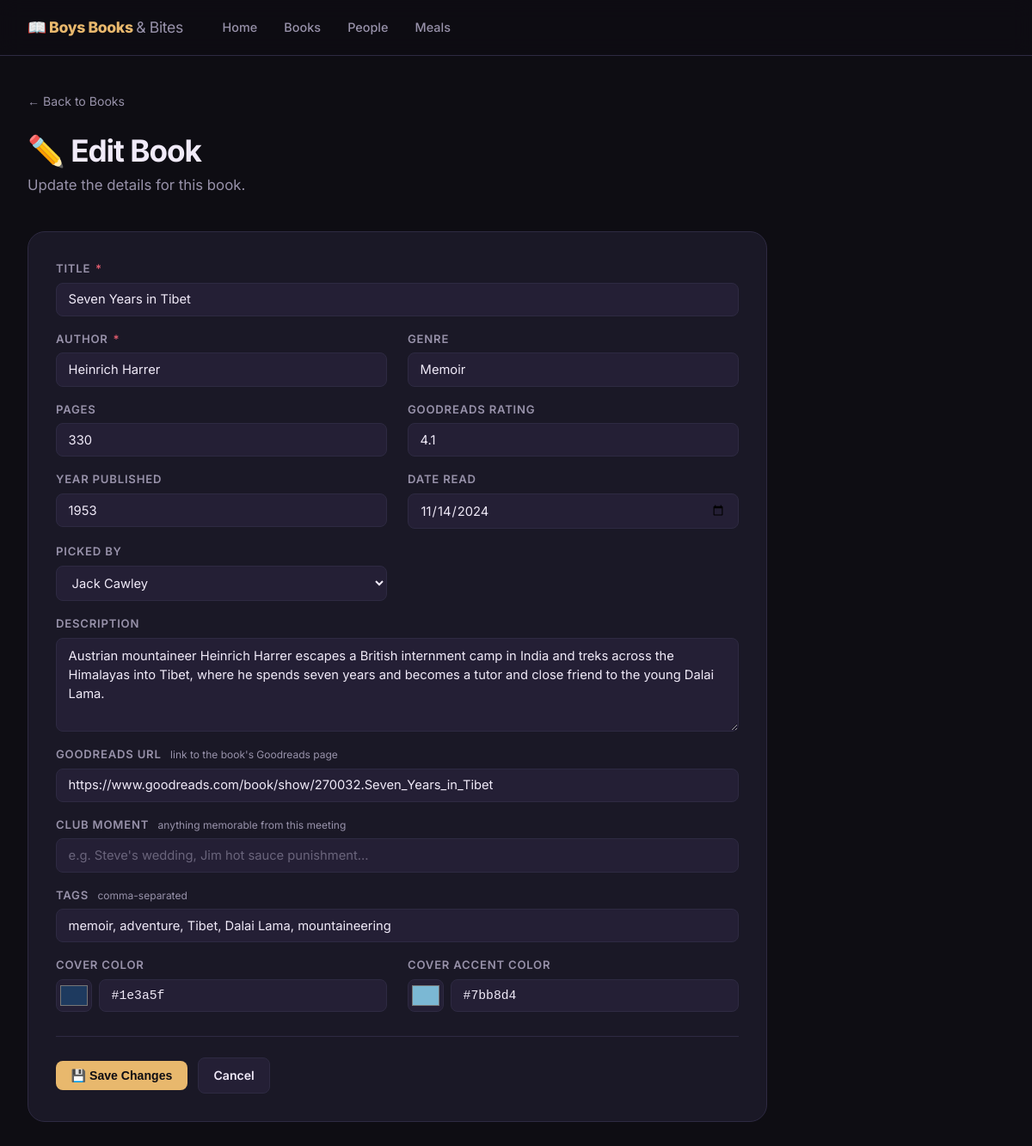
/books/1/edit, run on the app's committed database.
### tables this page shows
CREATE TABLE books (
    id               INTEGER PRIMARY KEY AUTOINCREMENT,
    title            TEXT NOT NULL,
    author           TEXT    DEFAULT '',
    genre            TEXT    DEFAULT '',
    pages            INTEGER DEFAULT 0,
    goodreads_rating REAL    DEFAULT 0,
    year_published   INTEGER DEFAULT 0,
    date_read        TEXT    DEFAULT '',
    selected_by      INTEGER REFERENCES members(id) ON DELETE SET NULL,
    description      TEXT    DEFAULT '',
    cover_color      TEXT    DEFAULT '#444444',
    cover_accent     TEXT    DEFAULT '#888888',
    tags             TEXT    DEFAULT '[]',
    event_note       TEXT    DEFAULT '',
    goodreads_url    TEXT    DEFAULT '',
    cover_img        TEXT    DEFAULT ''
);

### app.py (the view, shortened to what this page needs)
@app.route("/books/<int:book_id>/edit", methods=["GET", "POST"])
def book_edit(book_id):
    book = get_book(book_id)
    if not book:
        abort(404)
    return render_template("book_form.html", book=book, members=get_all_members(),
                           action=url_for("book_edit", book_id=book_id))

### app.py (called while the page is built)
def get_db():
    if "db" not in g:
        g.db = sqlite3.connect(DATABASE)
        g.db.row_factory = sqlite3.Row
        g.db.execute("PRAGMA foreign_keys = ON")
    return g.db

def to_dict(r):
    if r is None:
        return None
    d = dict(r)
    for field in ("tags", "fun_facts", "quotes"):
        try:
            d[field] = json.loads(d[field] or "[]")
        except Exception:
            d[field] = []
    if "recipe" in d:
        try:
            d["recipe"] = json.loads(d["recipe"]) if d["recipe"] else None
        except Exception:
            d["recipe"] = None
    return d

def to_dicts(rs):
    return [to_dict(r) for r in rs]

def get_book(bid):
    if not bid:
        return None
    return to_dict(get_db().execute("SELECT * FROM books WHERE id=?", (bid,)).fetchone())

def get_all_members():
    return to_dicts(get_db().execute("SELECT * FROM members ORDER BY name").fetchall())

@app.context_processor
def template_helpers():
    def avatar_url(member, bg="1a1826"):
        if not member:
            return f"https://api.dicebear.com/9.x/fun-emoji/svg?seed=default&backgroundColor={bg}"
        img = member.get("avatar_img") if isinstance(member, dict) else None
        if img:
            return url_for("static", filename=f"avatars/{img}")
        seed = member.get("avatar_seed") or member.get("name", "default")
        return f"https://api.dicebear.com/9.x/fun-emoji/svg?seed={seed}&backgroundColor={bg}"
    return dict(avatar_url=avatar_url)

### templates/book_form.html (shortened to what this page needs)
{% extends "base.html" %}
{% block content %}
<a href="{{ url_for('books') }}" class="back-link">← Back to Books</a>
<div class="page-header">
  <h1>{{ '✏️ Edit Book' if book else '📚 Add a Book' }}</h1>
  <p>{{ 'Update the details for this book.' if book else 'Add a new book to the club\'s reading list.' }}</p>
</div>
<form method="post" action="{{ action }}" class="form-card">
  <div class="form-grid">
    <div class="form-group form-full">
      <label for="title">Title <span class="required">*</span></label>
      <input id="title" class="form-control" type="text" name="title" required
             value="{{ book.title if book else '' }}" placeholder="e.g. The Name of the Wind" />
    </div>
    <div class="form-group">
      <label for="author">Author <span class="required">*</span></label>
      <input id="author" class="form-control" type="text" name="author" required
             value="{{ book.author if book else '' }}" placeholder="e.g. Patrick Rothfuss" />
    </div>
    <div class="form-group">
      <label for="genre">Genre</label>
      <input id="genre" class="form-control" type="text" name="genre"
             value="{{ book.genre if book else '' }}" placeholder="e.g. Fantasy" />
    </div>
    <div class="form-group">
      <label for="pages">Pages</label>
      <input id="pages" class="form-control" type="number" name="pages" min="1"
             value="{{ book.pages if book else '' }}" placeholder="e.g. 662" />
    </div>
    <div class="form-group">
      <label for="goodreads_rating">Goodreads Rating</label>
      <input id="goodreads_rating" class="form-control" type="number" name="goodreads_rating"
             min="0" max="5" step="0.01"
             value="{{ book.goodreads_rating if book else '' }}" placeholder="e.g. 4.25" />
    </div>
    <div class="form-group">
      <label for="year_published">Year Published</label>
      <input id="year_published" class="form-control" type="number" name="year_published"
             value="{{ book.year_published if book else '' }}" placeholder="e.g. 2021" />
    </div>
    <div class="form-group">
      <label for="date_read">Date Read</label>
      <input id="date_read" class="form-control" type="date" name="date_read"
             value="{{ book.date_read if book else '' }}" />
    </div>
    <div class="form-group">
      <label for="selected_by">Picked By</label>
      <select id="selected_by" class="form-control" name="selected_by">
        {% for m in members %}
        <option value="{{ m.id }}" {{ 'selected' if book and book.selected_by == m.id else '' }}>
          {{ m.name }}
        </option>
        {% endfor %}
      </select>
    </div>
    <div class="form-group form-full">
      <label for="description">Description</label>
      <textarea id="description" class="form-control" name="description" rows="4"
                placeholder="A brief description of the book...">{{ book.description if book else '' }}</textarea>
    </div>
    <div class="form-group form-full">
      <label for="goodreads_url">Goodreads URL <span class="form-hint">link to the book's Goodreads page</span></label>
      <input id="goodreads_url" class="form-control" type="url" name="goodreads_url"
             value="{{ book.goodreads_url if book else '' }}"
             placeholder="https://www.goodreads.com/book/show/..." />
    </div>
    <div class="form-group form-full">
      <label for="event_note">Club Moment <span class="form-hint">anything memorable from this meeting</span></label>
      <input id="event_note" class="form-control" type="text" name="event_note"
             value="{{ book.event_note if book else '' }}"
             placeholder="e.g. Steve's wedding, Jim hot sauce punishment..." />
    </div>
    <div class="form-group form-full">
      <label for="tags">Tags <span class="form-hint">comma-separated</span></label>
      <input id="tags" class="form-control" type="text" name="tags"
             value="{{ book.tags | join(', ') if book else '' }}"
             placeholder="e.g. classic, sci-fi, epic" />
    </div>
    <div class="form-group">
      <label for="cover_color">Cover Color</label>
      <div class="color-input-wrap">
        <input id="cover_color" type="color" name="cover_color"
               value="{{ book.cover_color if book else '#444444' }}" class="color-swatch" />
        <input type="text" class="form-control color-text" id="cover_color_text"
               value="{{ book.cover_color if book else '#444444' }}" maxlength="7" />
      </div>
    </div>
    <div class="form-group">
      <label for="cover_accent">Cover Accent Color</label>
      <div class="color-input-wrap">
        <input id="cover_accent" type="color" name="cover_accent"
               value="{{ book.cover_accent if book else '#888888' }}" class="color-swatch" />
        <input type="text" class="form-control color-text" id="cover_accent_text"
               value="{{ book.cover_accent if book else '#888888' }}" maxlength="7" />
      </div>
    </div>
  </div>
  <div class="form-actions">
    <button type="submit" class="btn btn-primary">{{ '💾 Save Changes' if book else '+ Add Book' }}</button>
    <a href="{{ url_for('book_detail', book_id=book.id) if book else url_for('books') }}" class="btn btn-secondary">Cancel</a>
  </div>
</form>
{% endblock %}

### static/css/style.css (style rules this page uses)
:root { --bg: #0e0d13; --surface: #1a1826; --surface2: #241f35; --border: #2e2a42; --gold: #e8b86d; --gold-dim: #a07a3a; --red: #e05c6e; --teal: #5ecfb0; --purple: #9b72cf; --text: #f0eaf8; --text-muted:#9892aa; --radius: 12px; --radius-lg: 20px; }
*, *::before, *::after { box-sizing: border-box; margin: 0; padding: 0; }
body { background: var(--bg); color: var(--text); font-family: 'Inter', 'Segoe UI', system-ui, sans-serif; font-size: 16px; line-height: 1.6; min-height: 100vh; }
a { color: var(--gold); text-decoration: none; }
h1, h2, h3, h4 { line-height: 1.2; font-weight: 700; }
.page-header { margin-bottom: 2.5rem; }
.page-header h1 { font-size: 2.2rem; letter-spacing: -0.03em; }
.page-header p { color: var(--text-muted); margin-top: 0.4rem; font-size: 1.05rem; }
.back-link { display: inline-flex; align-items: center; gap: 0.4rem; color: var(--text-muted); font-size: 0.88rem; margin-bottom: 1.5rem; transition: color 0.15s; }
.btn { display: inline-flex; align-items: center; gap: 0.35rem; padding: 0.55rem 1.1rem; border-radius: 8px; font-weight: 600; font-size: 0.88rem; cursor: pointer; border: none; text-decoration: none; transition: opacity 0.15s, transform 0.1s; white-space: nowrap; }
.btn-primary { background: var(--gold); color: #0e0d13; }
.btn-secondary { background: var(--surface2); color: var(--text); border: 1px solid var(--border); }
.form-card { background: var(--surface); border: 1px solid var(--border); border-radius: var(--radius-lg); padding: 2rem; max-width: 860px; }
.form-grid { display: grid; grid-template-columns: 1fr 1fr; gap: 1rem 1.5rem; }
.form-full { grid-column: 1 / -1; }
.form-group { display: flex; flex-direction: column; gap: 0.35rem; margin-bottom: 0; }
.form-group label { font-size: 0.82rem; font-weight: 600; color: var(--text-muted); text-transform: uppercase; letter-spacing: 0.06em; }
.form-control { width: 100%; background: var(--surface2); border: 1px solid var(--border); border-radius: 8px; padding: 0.6rem 0.85rem; color: var(--text); font-size: 0.92rem; font-family: inherit; transition: border-color 0.15s; }
.form-control::placeholder { color: var(--text-muted); opacity: 0.6; }
select.form-control { cursor: pointer; }
textarea.form-control { resize: vertical; min-height: 80px; line-height: 1.5; }
.form-hint { font-size: 0.75rem; color: var(--text-muted); font-weight: 400; text-transform: none; letter-spacing: 0; margin-left: 0.4rem; }
.required { color: var(--red); margin-left: 0.1rem; }
.form-actions { display: flex; gap: 0.75rem; align-items: center; margin-top: 1.75rem; padding-top: 1.5rem; border-top: 1px solid var(--border); }
.color-input-wrap { display: flex; gap: 0.5rem; align-items: center; }
.color-swatch { width: 42px; height: 38px; border: 1px solid var(--border); border-radius: 8px; background: var(--surface2); cursor: pointer; padding: 2px; flex-shrink: 0; }
.color-text { flex: 1; font-family: monospace; }

### data on the page
books: title "Seven Years in Tibet", author "Heinrich Harrer", genre "Memoir", pages "330", goodreads_rating "4.1", year_published "1953", date_read "11/14/2024", description "Austrian mountaineer Heinrich Harrer escapes a British internment camp in India and treks across the Himalayas into Tibet, where he spends seven years and becomes a tutor and close friend to the young Dalai Lama.", goodreads_url "https://www.goodreads.com/book/show/270032.Seven_Years_in_Tibet", cover_color "#1e3a5f", cover_accent "#7bb8d4"

### other printed values
{{ '✏️ Edit Book' if book else '📚 Add a Book' }} "✏️ Edit Book"
{{ '💾 Save Changes' if book else '+ Add Book' }} "💾 Save Changes"
form field selected_by "Jack Cawley"
